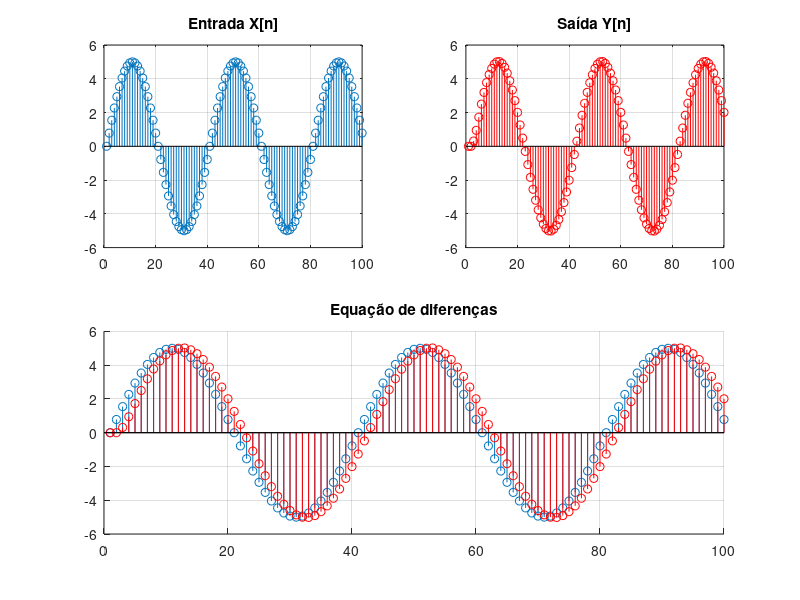

Source code (MATLAB):
%% Limpando variaveis
close all;
clear all;
clc; 
%% Sinal de entrada = Sinal Senoidal

% DADOS DA ATIVIDADE
A = 5;        % Amplitude
T = 40;       % Periodo
Ts = 1;       % Tempo de amostragem
NC = 2.5;     % Número de ciclos
NA = 40;      % Número de amostras por ciclo
NT = NA * NC; % Número total de pontos
TT = NT * Ts; % Tempo total de pontos
To = NA*Ts;   % período fundamental
fo = 1/To;    % frequência fundamental

t=0:Ts:TT;
y = zeros(1,NT+2);     %Raízes de y(n)
x = A*sin(2*pi*fo*t);  %Onda senoidal

%Laço de repetição
%Contador iniciando em 3 devido ao deslocamento y(n-2) 
for n=3:NT+1 
    %Equação de diferenças y(n) obtida
    y(n) = (8*y(n-1) - 3*y(n-2) + 4*x(n-1) + x(n-2))/10;
    
    %Teste com outros coeficientes 
    %y(n) = (6*y(n-1) - 1*y(n-2) + 3*x(n-1) + 0.8*x(n-2))/10;
end

%Plotando os 3 gráficos
figure
subplot(2,2,1); 
stem(x); 
xlim([0 100]);
title('Entrada X[n]');
grid;
subplot(2,2,2); 
stem(y, 'r'); 
xlim([0 100]);
title('Saída Y[n]');
grid;
subplot(2,2,[3 4]);
title('Equação de diferenças');
hold on; 
stem(x); 
stem(y,'r');
xlim([0 100]);
grid;
